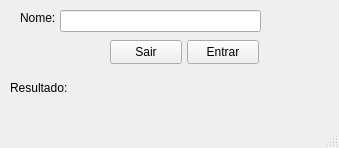
<?xml version="1.0" encoding="UTF-8"?>
<ui version="4.0">
 <class>Janela</class>
 <widget class="QMainWindow" name="Janela">
  <property name="geometry">
   <rect>
    <x>0</x>
    <y>0</y>
    <width>339</width>
    <height>148</height>
   </rect>
  </property>
  <property name="windowTitle">
   <string>Boas-vindas</string>
  </property>
  <property name="windowIcon">
   <iconset>
    <normaloff>icone.ico</normaloff>icone.ico</iconset>
  </property>
  <widget class="QWidget" name="centralwidget">
   <widget class="QLabel" name="lbl_nome">
    <property name="geometry">
     <rect>
      <x>20</x>
      <y>10</y>
      <width>49</width>
      <height>16</height>
     </rect>
    </property>
    <property name="text">
     <string>Nome:</string>
    </property>
   </widget>
   <widget class="QPushButton" name="btn_sair">
    <property name="geometry">
     <rect>
      <x>110</x>
      <y>40</y>
      <width>72</width>
      <height>24</height>
     </rect>
    </property>
    <property name="text">
     <string>Sair</string>
    </property>
   </widget>
   <widget class="QPushButton" name="btn_entrar">
    <property name="geometry">
     <rect>
      <x>187</x>
      <y>40</y>
      <width>72</width>
      <height>24</height>
     </rect>
    </property>
    <property name="text">
     <string>Entrar</string>
    </property>
   </widget>
   <widget class="QLabel" name="lbl_resultado">
    <property name="geometry">
     <rect>
      <x>10</x>
      <y>80</y>
      <width>301</width>
      <height>16</height>
     </rect>
    </property>
    <property name="text">
     <string>Resultado: </string>
    </property>
   </widget>
   <widget class="QLineEdit" name="txt_nome">
    <property name="geometry">
     <rect>
      <x>60</x>
      <y>10</y>
      <width>201</width>
      <height>22</height>
     </rect>
    </property>
   </widget>
  </widget>
  <widget class="QMenuBar" name="menubar">
   <property name="geometry">
    <rect>
     <x>0</x>
     <y>0</y>
     <width>339</width>
     <height>22</height>
    </rect>
   </property>
  </widget>
  <widget class="QStatusBar" name="statusbar"/>
 </widget>
 <resources/>
 <connections/>
</ui>
